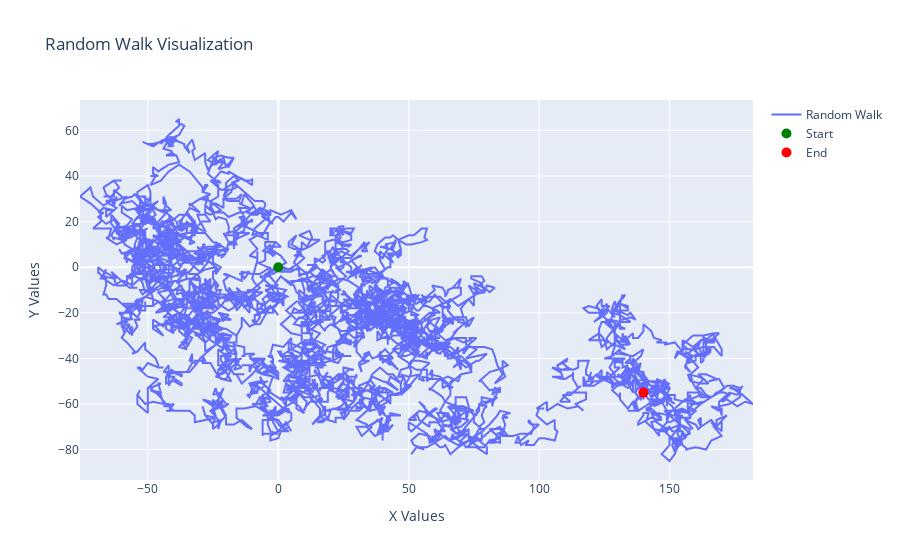

The notebook cell saved with this chart:
### Code cell
# Create a random walk.
rw = RandomWalk()
rw.fill_walk()

# Visualize the random walk using Plotly.
fig = go.Figure()

# Add the walk to the figure.
fig.add_trace(go.Scatter(x=rw.x_values, y=rw.y_values, mode='lines', name='Random Walk'))

# Emphasize the start and end points.
fig.add_trace(go.Scatter(x=[0], y=[0], mode='markers', marker=dict(size=10, color='green'), name='Start',))
fig.add_trace(go.Scatter(x=[rw.x_values[-1]], y=[rw.y_values[-1]], mode='markers', marker=dict(size=10, color='red'), name='End'))

# Update layout.
fig.update_layout(title='Random Walk Visualization',
                  xaxis_title='X Values',
                  yaxis_title='Y Values',
                  showlegend=True)

fig.show()

### Figure 1 — Plotly figure (JSON) as saved in the notebook; plotly's stock layout.template omitted (floating-point values rounded to 4 significant figures; data arrays with more than 128 entries replaced by an {"elided": "..."} marker saying what was removed)
{"data": [{"mode": "lines", "name": "Random Walk", "type": "scatter", "x": {"elided": "5000 int values"}, "y": {"elided": "5000 int values"}}, {"marker": {"color": "green", "size": 10}, "mode": "markers", "name": "Start", "type": "scatter", "x": [0], "y": [0]}, {"marker": {"color": "red", "size": 10}, "mode": "markers", "name": "End", "type": "scatter", "x": [140], "y": [-55]}], "layout": {"showlegend": true, "title": {"text": "Random Walk Visualization"}, "xaxis": {"title": {"text": "X Values"}}, "yaxis": {"title": {"text": "Y Values"}}}}
